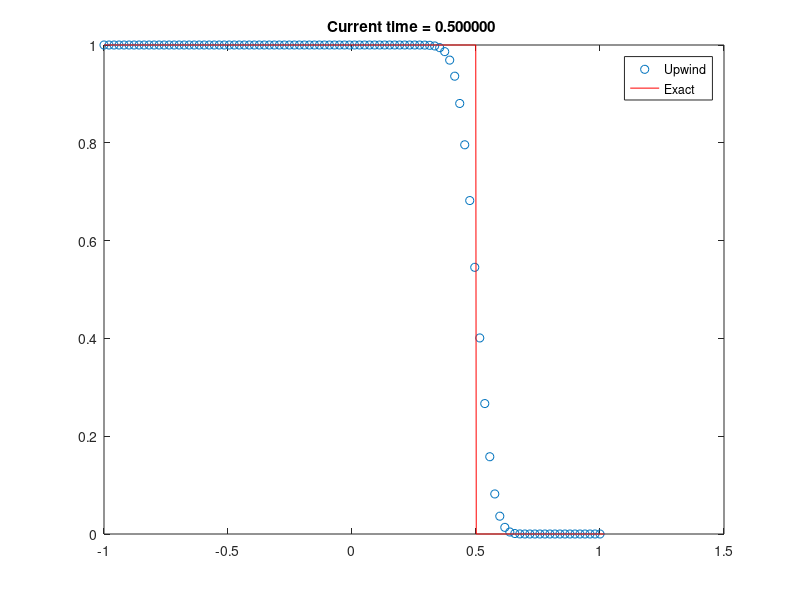

The MATLAB script that drew this image:
clear all   % remove all existing variables from memory
close all   % close all open figures
clc         % clear the MATLAB command windows

a=1;        % define the advection speed
xL=-1;      % define the left interval boundary
xR=+1;      % define the right interval boundary
IMAX=100;   % choose the number of points to discretize the interval with
dx=(xR-xL)/(IMAX-1);    % define the mesh spacing
CFL=0.7;    % choose a CFL number <=1

% Initial condition is given by two piecewise constant states,
% separated by a discontinuity (called Riemann problem)
qL=1;       % left initial state
qR=0;       % right initial state

for i=1:IMAX
    x(i)=xL+(i-1)*dx;   % generate the mesh in space
    if(x(i)<=0)
        q(i)=qL;    % assign the left state
    else
        q(i)=qR;
    end
end

plot(x,q,'o')

time=0;     % initial time
t_end=0.5;  % final time

%time loop (main part of the code)
NMAX=1000;  % choose the number of points to discretize the time interval with
for n=1:NMAX
    dt=CFL*dx/abs(a);   % compute the time step according to the  stability condition
    if(time+dt>t_end)
        dt=t_end-time;  % reduce time step in order to reach t_end exactly
    end
    if(time>=t_end)
        break   % if we have reached t_end, then stop the loop
    end
    % evolve the solution to the new time level
    for i=1:IMAX
        if(i==1)
            q_new(i)=qL;    % left boundary condiion
        elseif(i==IMAX)
            q_new(i)=qR;    % right coundary condition
        else    % Explicit upwind FD scheme
            am=0.5*(a-abs(a));
            ap=0.5*(a+abs(a));
            q_new(i)=q(i)-am*dt/dx*(q(i+1)-q(i))-ap*dt/dx*(q(i)-q(i-1));
        end
    end
    time=time+dt;   % advance time
    q=q_new;    % overwrite the old solution with the new one
    plot(x,q,'o')   % plot the result
    title(sprintf('Current time = %f ', time))
    drawnow     % force MATLAB to plot the graph immediately
end

xe=linspace(xL,xR,10*IMAX); % generate a vector of equidistant points (boundaries included)
for i=1:10*IMAX
    xe(i)=xL+(i-1)*dx/10;   % generate the mesh in space
    if(xe(i)-a*time<=0)     % logical operations
        qe(i)=qL;           % assign the left state
    else
        qe(i)=qR;           % assign the right state
    end
end
hold on     % add another graph in the figure
plot(xe,qe,'r-')    % plot the exact solution
legend('Upwind','Exact')